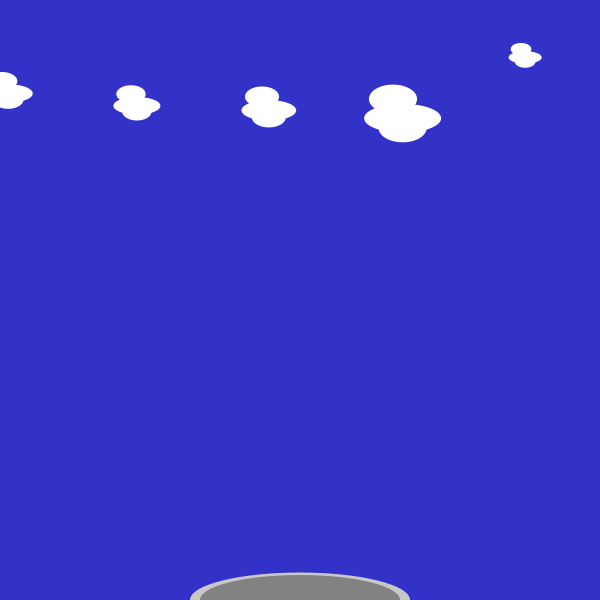
Frame 1 (no input)
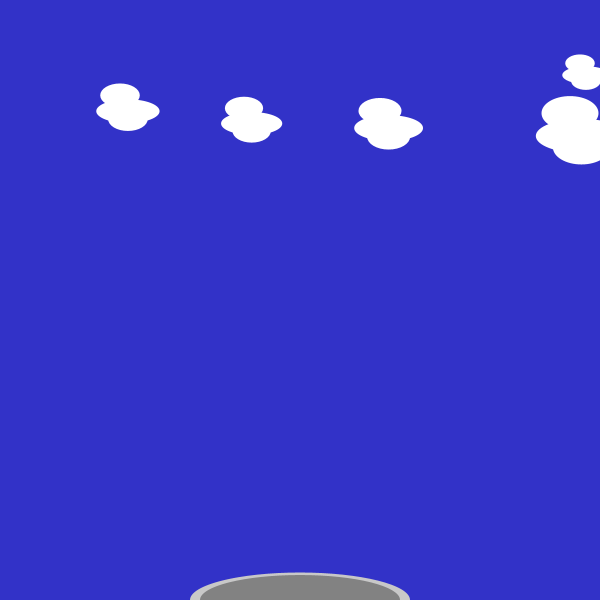
Frame 60 (the mouse pressed at the canvas centre just before this capture)
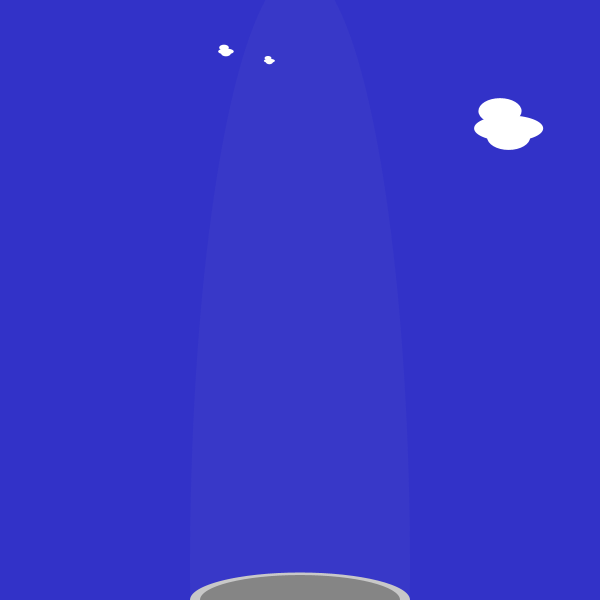
Frame 120 (the mouse held since frame 60 and released just before this capture)

The Processing sketch that drew these frames (run headless with seeded random() and noise(); from frame 60 on, the mouse is pressed at the canvas centre):

// Processing sketch: processing_79936
// ── processing_79936.pde

int cX=0;
int cY=0;
int count=0;
int c1 = 100;
int c2 = 200;
int c3 = 300;
int windCount;
boolean windOn= false;
Cloud[] clouds = new Cloud [5]; 

void setup(){
  size(600,600);
  for(int i=0; i < clouds.length; i++){
    clouds[i] = new Cloud((130*i),int(random(0,50)), random(1,5));
  }
}

void draw(){
  pushMatrix();
    noStroke();
    fill(50,50,200);
    rect(0,0,height,width);
  popMatrix();
  
  for (int i=0; i < clouds.length; i++){
    clouds[i].drawCloud();
  }
  
  pushMatrix();
    fill(200,200,200);
    ellipse((width/2), height, 220,55);
    fill(130,130,130);
    ellipse((width/2), height, 200,50);
  popMatrix();
  
  if(mousePressed){
    windOn = true;
    windCount += 10;
    fill(200,10);
    ellipse((width/2), height-30, (width/2)-80, height+windCount);
  }else{
    windOn = false;
    windCount=0;
  }
}

class Cloud{

int xPos;
int yPos;
float sc;

Cloud(int _xPos, int _yPos, float _sc){
  this.xPos = _xPos;
  this.yPos = _yPos;
  this.sc = _sc;
}

void drawCloud(){
  pushMatrix();
    if(xPos > width){
      xPos = -300;
    }else{
      xPos+= sc;
    }
    
    
    if(windOn){
      if(sc > 0.5){
        if(((height+windCount)/2) > (yPos+30)){
        if((xPos > 200) && (xPos < 300)){
          sc-= 0.1;
        }
       }
      }
    }else{
      if(sc < 10){
        sc+=0.01;
      }
    }
    
    translate(xPos,yPos);
    noStroke();
    scale(0.3);
    scale(sc);
    fill(255);
    ellipse(10,100,80,30);
    ellipse(0,80,50,30);
    ellipse(10,110,50,30);
  popMatrix();
}
}
